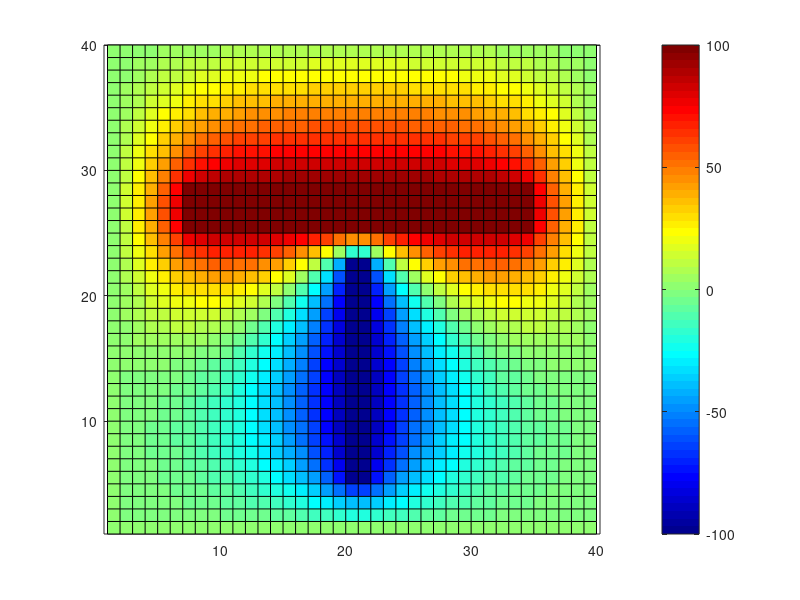

This figure's MATLAB source:
% Resolution equation de Laplace
%
clear
close all
clc

%% Q1

%% Dimensions / maillage
dx=1; % cm
dy=1; % cm
Nx = 40;
Ny = 40;

%% Potentiels / sources
v0 = 0; % condition aux limites (en V)
v1 = 100; % conducteur 1
v2 = -100; % conducteur 2

% Initialisation la matrice de calcul
V = zeros(Nx,Ny); % mettre toute la matrice a zero

% Conditions aux limites (Pour les cas où par exemple on a pas v0=0 sur l armature)
for j=1:Ny
    V(1,j)=v0;
    V(Nx,j)=v0;
end
for i=1:Nx
    V(i,1)=v0;
    V(i,Ny)=v0;
end

% Potentiels conducteur 1
%for i=8:35
%    for j=25;29
%        V(i,j)=v1;
%    end
%end

% Au lieu d une boucle, on peut passer les indices en vecteurs

i=7:34; % Colonnes
j=25:28; % Lignes
V(i,j)=100; % Met à +100V

% Potentiels conducteur 2

i=20:21;
j=5:22;
V(i,j)=-100;

% Figure
%figure;
%pcolor(V);
%colormap jet;

%% Q2

% Equation de calcul
%i=1;j=1;
%V(i,j)=...
%for i=2:Nx-1 % Pas besoin d aller calculer sur les bords
%    for j=2:Ny-1
%        V(i,j)=0.25*(V(i-1,j)+V(i+1,j)+V(i,j+1)+V(i,j-1));
%    end
%end
% Problème avec la boucle car on calcul de gauche a droites
% et on prend en compte nos calcul en amonts pour ceux en avals -> créer une dissymétrie donc on fait en vectoriel

i=2:Nx-1;
j=2:Ny-1;
V(i,j)=0.25*(V(i-1,j)+V(i+1,j)+V(i,j+1)+V(i,j-1));

% On a modifié les valeurs dans les conducteurs or on ne s interresse pas aux valeurs
%dedans et même le resultat obtenu sera faux car on modifie le potentiel dans le conducteur

i=7:34;j=25:28;
V(i,j)=100;
i=20:21;j=5:22;
V(i,j)=-100;

% Boucle pour observer la diffusion des potentiels
Vth=10;
compteur=0;

while Vth>0.01
    V_mem=V;
    i=2:Nx-1;
    j=2:Ny-1;
    V(i,j)=0.25*(V(i-1,j)+V(i+1,j)+V(i,j+1)+V(i,j-1));
    i=7:34;j=25:28;
    V(i,j)=100;
    i=20:21;j=5:22;
    V(i,j)=-100;
    Vth=max(max(abs(V_mem-V)));
    compteur+=1;
end
Valcompteur = compteur
% Figure
figure;
pcolor(V');
colormap jet;
colorbar;
axis equal;


